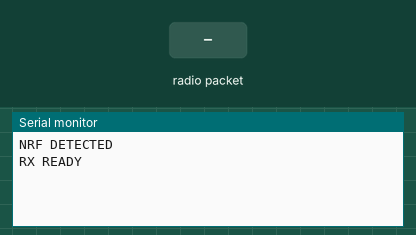
Recording of a sketch running on a simulated Arduino Uno, built with avr-gcc and run on an emulated ATmega328P. On the bench: the last lines printed to the serial monitor. The test bench sets the inputs (shaded band). No radio packets arrive unless stated.

Above: at 1.2 s.
1.3 s: radio packet "1" arrives
At 2.4 s:
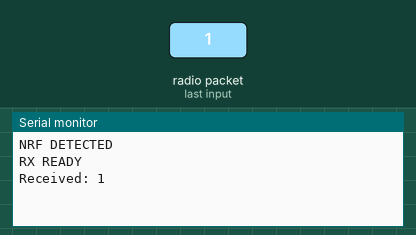
2.8 s: radio packet "0" arrives
At 3.6 s:
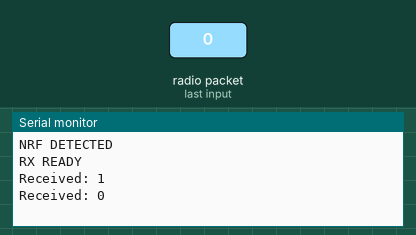
4.3 s: radio packet "2" arrives
At 4.7 s:
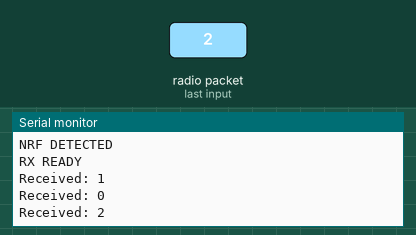

Measured:
- after the input at 1.3 s, the serial monitor: prints a new line at once (image 1)
- after the input at 2.8 s, the serial monitor: prints a new line at once (image 2)
- after the input at 4.3 s, the serial monitor: prints a new line at once (image 3)

The sketch:

rx_satellite_orientation.ino
```cpp
#include <SPI.h>
#include <nRF24L01.h>
#include <RF24.h>

RF24 radio(9, 10);

const byte address[6] = "00001";

char text[32];

void setup()
{
  Serial.begin(9600);

  if (radio.begin())
    Serial.println("NRF DETECTED");
  else
    Serial.println("NRF NOT DETECTED");

  radio.setChannel(76);
  radio.setDataRate(RF24_1MBPS);
  radio.setPALevel(RF24_PA_LOW);
  radio.setAutoAck(false);

  radio.openReadingPipe(0, address);
  radio.startListening();

  Serial.println("RX READY");
}

void loop()
{
  if (radio.available())
  {
    memset(text, 0, sizeof(text));

    radio.read(text, sizeof(text));

    Serial.print("Received: ");
    Serial.println(text);
  }
}
```
